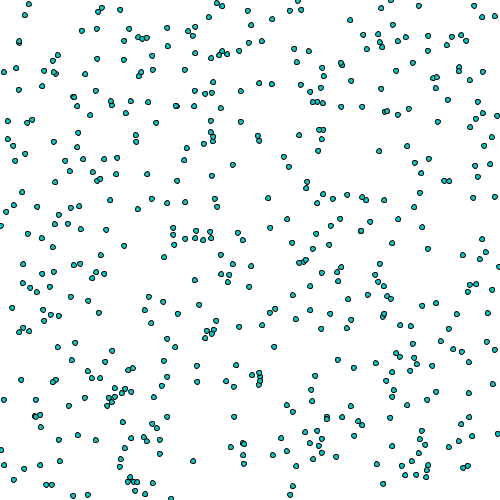
Frame 1 (no input)
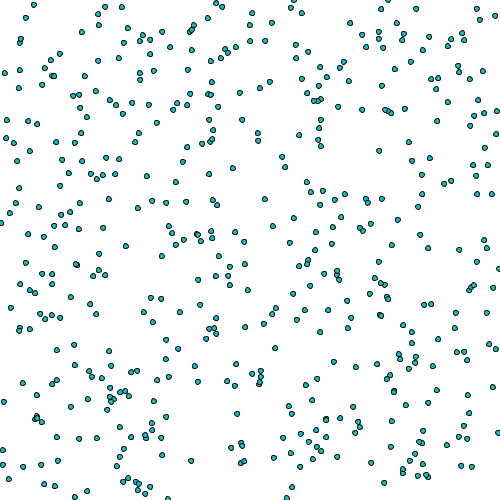
Frame 60 (the mouse pressed at the canvas centre just before this capture)
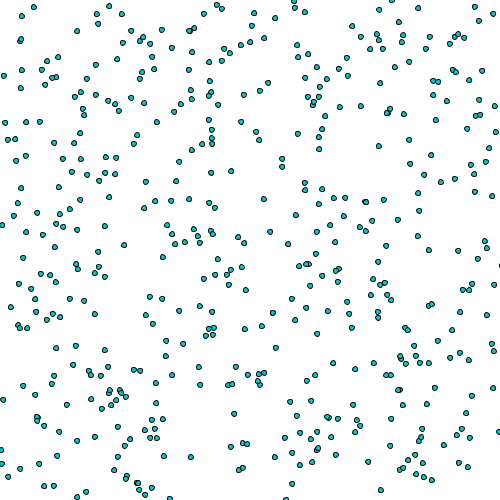
Frame 120 (the mouse held since frame 60 and released just before this capture)

The Processing sketch that drew these frames (run headless with seeded random() and noise(); from frame 60 on, the mouse is pressed at the canvas centre):

// Processing sketch: processing_168224
// ── processing_168224.pde

//setting up an array (increasing the nimber of arraies)
Cell[] myCells= new Cell[500];
Cell myCell;

void setup() {
 size(500,500);
for(int i=0; i<myCells.length;i++){ 
myCells[i]= new Cell();
}
}

void draw(){
  background(255);
  //array
  for(int i=0;i<myCells.length;i++){
    //unit drawn
  myCells[i].display();
  //new location
  myCells[i].update();
  }
}

//this is the cell classe. defined in two parts, declairing variables first

class Cell{
  
  float xlocation;
  float ylocation;
  float dia;
  boolean isseed;
  float cellred, cellgreen, cellblue;
  float lineweight;
  
  // construct it with a constructor
  Cell(){
    xlocation=random(0,500);
    ylocation=random(0,500);
    dia=5;
    isseed=false;
    cellred=10;
    cellgreen=200;
    cellblue=200;
    lineweight=0.5;
  }
 //sets up a small circle 
  void display(){
    stroke(lineweight);
    fill(cellred, cellgreen, cellblue);
    ellipse(xlocation, ylocation, dia,dia);
  }
  //location change
  void update(){
    xlocation=xlocation+random(-0.5,0.5);
    ylocation=ylocation+random(-0.5,0.5);
  }
  
  
}
